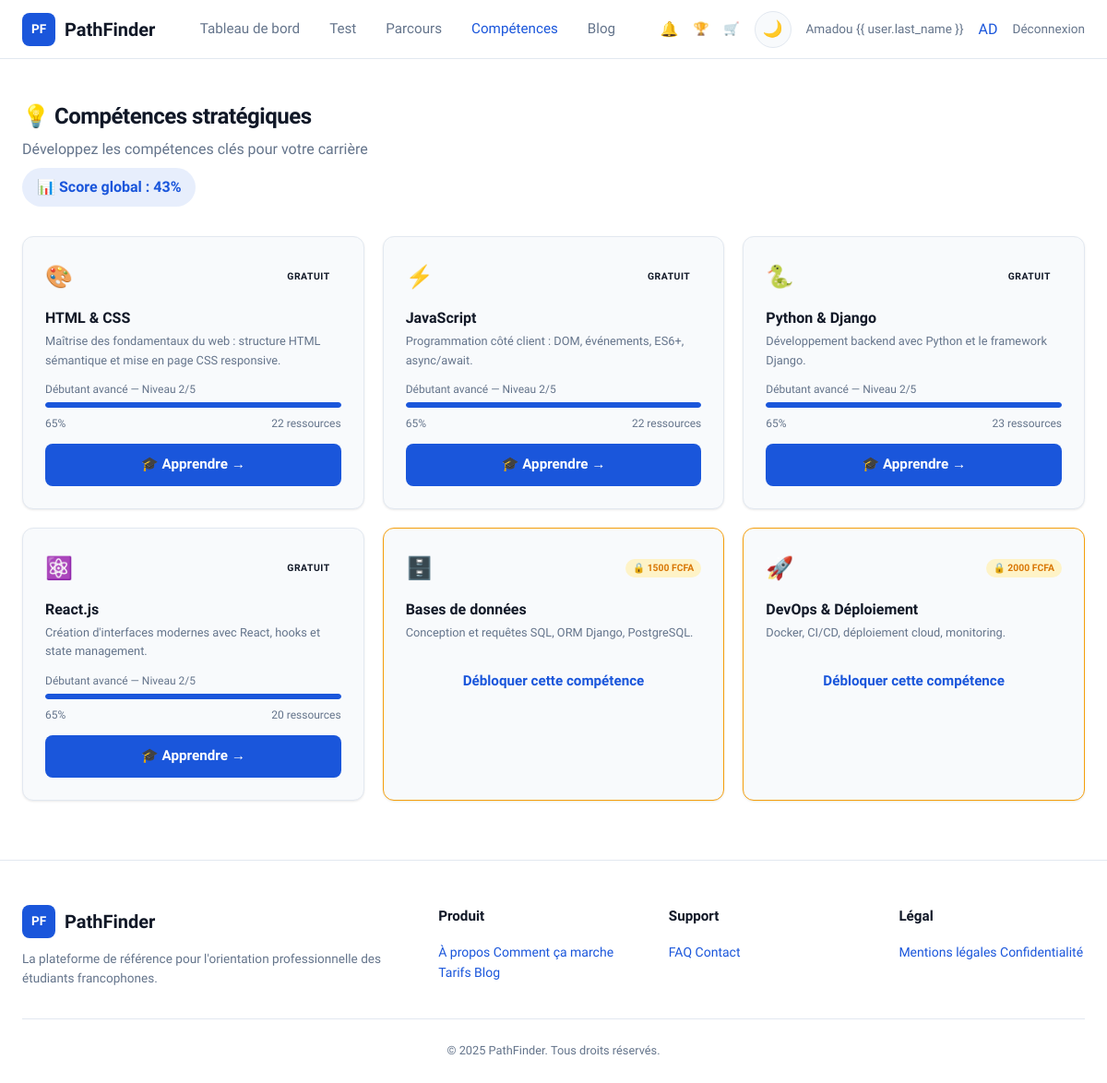
The app's page /competences/ (signed in) with its own data.
### accounts/models.py (models this page shows, shortened)
class CustomUser(AbstractUser):
    FILIERE_CHOICES = [
        ('informatique', 'Informatique'),
        ('gestion', 'Gestion'),
        ('marketing', 'Marketing'),
        ('communication', 'Communication'),
        ('droit', 'Droit'),
        ('sciences', 'Sciences'),
        ('lettres', 'Lettres'),
        ('autre', 'Autre'),
    ]
    NIVEAU_CHOICES = [
        ('licence1', 'Licence 1'),
        ('licence2', 'Licence 2'),
        ('licence3', 'Licence 3'),
        ('master1', 'Master 1'),
        ('master2', 'Master 2'),
        ('doctorat', 'Doctorat'),
    ]
    filiere = models.CharField(max_length=100, choices=FILIERE_CHOICES, blank=True)
    niveau = models.CharField(max_length=50, choices=NIVEAU_CHOICES, blank=True)
    avatar_initials = models.CharField(max_length=3, blank=True)
    global_progress = models.FloatField(default=0.0, help_text='Progression globale 0-100%')
    total_xp = models.IntegerField(default=0)
    level = models.IntegerField(default=1)
    class Meta:
        verbose_name = 'Utilisateur'
        verbose_name_plural = 'Utilisateurs'
    @property
    def level_name(self):
        names = {1: 'Explorateur', 2: 'Apprenti', 3: 'Pratiquant',
                 4: 'Confirmé', 5: 'Expert', 6: 'Mentor', 7: 'Architecte'}
        return names.get(min(self.level, 7), 'Architecte')
    @property
    def level_icon(self):
        icons = {1: '🌱', 2: '📘', 3: '⚡', 4: '🎯', 5: '🏆', 6: '💎', 7: '👑'}
        return icons.get(min(self.level, 7), '👑')

### competences/models.py (models this page shows, shortened)
class Skill(models.Model):
    slug = models.SlugField(unique=True)
    name = models.CharField(max_length=200, verbose_name='Nom')
    description = models.TextField(verbose_name='Description')
    icon = models.CharField(max_length=10, default='💡')
    max_level = models.IntegerField(default=5, verbose_name='Niveau max')
    is_premium = models.BooleanField(default=False, verbose_name='Premium')
    price_fcfa = models.IntegerField(default=0, verbose_name='Prix (FCFA)')
    class Meta:
        verbose_name = 'Compétence'
        verbose_name_plural = 'Compétences'

class UserSkillProgress(models.Model):
    user = models.ForeignKey(settings.AUTH_USER_MODEL, on_delete=models.CASCADE, related_name='skill_progress')
    skill = models.ForeignKey(Skill, on_delete=models.CASCADE, related_name='user_progress')
    current_level = models.IntegerField(default=0, verbose_name='Niveau actuel')
    progress_percent = models.FloatField(default=0.0, verbose_name='Progression %')
    unlocked = models.BooleanField(default=False, verbose_name='Débloqué')
    class Meta:
        unique_together = ['user', 'skill']
        verbose_name = 'Progression compétence'
        verbose_name_plural = 'Progressions compétences'
    @property
    def level_label(self):
        labels = {0: 'Non commencé', 1: 'Débutant', 2: 'Débutant avancé',
                  3: 'Intermédiaire', 4: 'Avancé', 5: 'Expert'}
        return labels.get(self.current_level, 'Expert')

### competences/views.py (the view)
# urls.py: path('', views.competences_list, name='list'),
@login_required
def competences_list(request):
    skills = Skill.objects.all()
    skill_data = []
    for skill in skills:
        progress, _ = UserSkillProgress.objects.get_or_create(
            user=request.user, skill=skill,
            defaults={'unlocked': not skill.is_premium}
        )
        skill_data.append({
            'skill': skill,
            'progress': progress,
            'resources_count': skill.resources.count(),
        })
    all_progress = UserSkillProgress.objects.filter(user=request.user)
    total = all_progress.count()
    if total > 0:
        global_score = sum(p.progress_percent for p in all_progress) / total
    else:
        global_score = 0
    context = {
        'skill_data': skill_data,
        'global_score': round(global_score),
    }
    return render(request, 'competences/competences.html', context)

### core/context_processors.py (called while the page is built)
def global_context(request):
    context = {}
    if request.user.is_authenticated:
        from notifications.models import Notification
        context['unread_notifications_count'] = Notification.objects.filter(
            user=request.user, is_read=False
        ).count()
        context['user_level_name'] = request.user.level_name
        context['user_level_icon'] = request.user.level_icon
    return context

### templates/competences/competences.html (shortened to what this page needs)
{% extends "base.html" %}
{% block content %}
<main class="main">
    <div class="container">
        <div class="comp-header animate-in">
            <h1>💡 Compétences stratégiques</h1>
            <p>Développez les compétences clés pour votre carrière</p>
            <div class="global-score">📊 Score global : {{ global_score }}%</div>
        </div>
        <div class="skills-grid">
            {% for item in skill_data %}
            <div class="card skill-card {% if item.skill.is_premium %}premium{% endif %} animate-in">
                <div class="skill-header">
                    <span class="skill-icon">{{ item.skill.icon }}</span>
                    {% if item.skill.is_premium %}
                    <span class="premium-badge">🔒 {{ item.skill.price_fcfa }} FCFA</span>
                    {% else %}
                    <span class="badge badge-success" style="font-size:0.65rem;">Gratuit</span>
                    {% endif %}
                </div>
                <h3>{{ item.skill.name }}</h3>
                <p>{{ item.skill.description|truncatewords:15 }}</p>
                {% if item.progress.unlocked %}
                <div class="level">{{ item.progress.level_label }} — Niveau {{ item.progress.current_level }}/{{ item.skill.max_level }}</div>
                <div class="skill-progress">
                    <div class="fill" style="width:{{ item.progress.progress_percent }}%;"></div>
                </div>
                <div class="skill-meta">
                    <span>{{ item.progress.progress_percent|floatformat:0 }}%</span>
                    <span>{{ item.resources_count }} ressources</span>
                </div>
                <a href="{% url 'competences:apprentissage' item.skill.slug %}" class="btn btn-primary btn-sm btn-full"
                    style="margin-top:12px;">🎓 Apprendre →</a>
                {% else %}
                <a href="{% url 'payments:pay' 'skill' item.skill.id %}" class="btn btn-outline btn-sm btn-full"
                    style="margin-top:8px;">Débloquer cette compétence</a>
                {% endif %}
            </div>
            {% endfor %}
        </div>
    </div>
</main>
{% endblock %}

### templates/includes/navbar.html (shortened to what this page needs)
{% load static %}
<nav class="navbar">
    <div class="container">
        <a href="{% url 'core:home' %}" class="navbar-logo">
            <div class="logo-icon">PF</div>
            PathFinder
        </a>
        <div class="navbar-menu">
            {% if user.is_authenticated %}
            <a href="{% url 'accounts:dashboard' %}"
                class="{% if request.resolver_match.url_name == 'dashboard' %}active{% endif %}">Tableau de bord</a>
            <a href="{% url 'orientation:test' %}"
                class="{% if request.resolver_match.app_name == 'orientation' %}active{% endif %}">Test</a>
            <a href="{% url 'parcours:career' %}"
                class="{% if request.resolver_match.app_name == 'parcours' %}active{% endif %}">Parcours</a>
            <a href="{% url 'competences:list' %}"
                class="{% if request.resolver_match.app_name == 'competences' %}active{% endif %}">Compétences</a>
            <a href="{% url 'blog:list' %}"
                class="{% if request.resolver_match.app_name == 'blog' %}active{% endif %}">Blog</a>
            {% else %}
            <a href="{% url 'core:home' %}">Accueil</a>
            <a href="{% url 'core:home' %}#fonctionnement">Fonctionnement</a>
            <a href="{% url 'core:home' %}#tarifs">Tarifs</a>
            <a href="{% url 'core:contact' %}">Contact</a>
            {% endif %}
        </div>
        <div class="navbar-actions">
            {% if user.is_authenticated %}
            <a href="{% url 'notifications:list' %}" style="position:relative;color:var(--text-secondary);">
                🔔
            </a>
            <a href="{% url 'gamification:leaderboard' %}" style="color:var(--text-secondary);font-size:0.85rem;"
                title="Classement">🏆</a>
            <a href="{% url 'gamification:shop' %}" style="color:var(--text-secondary);font-size:0.85rem;"
                title="Boutique">🛒</a>
            <button class="theme-toggle" aria-label="Changer le thème">🌙</button>
            <span style="color:var(--text-secondary);font-size:0.85rem;">{{ user.first_name }} {{ user.last_name
                }}</span>
            <a href="{% url 'gamification:profile' %}" style="text-decoration:none;">
                <div class="avatar" title="{{ user.total_xp }} XP — {{ user.level_name }}">{{ user.avatar_initials }}
                </div>
            </a>
            <a href="{% url 'accounts:logout' %}" style="color:var(--text-secondary);font-size:0.85rem;">Déconnexion</a>
            {% else %}
            <button class="theme-toggle" aria-label="Changer le thème">🌙</button>
            <a href="{% url 'accounts:login' %}" class="btn btn-outline btn-sm">Connexion</a>
            <a href="{% url 'accounts:register' %}" class="btn btn-primary btn-sm">Commencer</a>
            {% endif %}
        </div>
    </div>
</nav>

### static/css/shared.css (style rules this page uses)
:root { --bg-page: #ffffff; --bg-card: #f8fafc; --bg-input: #ffffff; --primary: #1a56db; --primary-hover: #1648b8; --success: #16a34a; --success-light: #dcfce7; --amber: #f59e0b; --amber-light: #fef3c7; --red: #ef4444; --text-primary: #111827; --text-secondary: #64748b; --text-on-primary: #ffffff; --border: #e2e8f0; --shadow: 0 1px 3px rgba(0, 0, 0, 0.06), 0 1px 2px rgba(0, 0, 0, 0.04); --shadow-md: 0 4px 6px rgba(0, 0, 0, 0.05), 0 2px 4px rgba(0, 0, 0, 0.04); --shadow-lg: 0 10px 25px rgba(0, 0, 0, 0.06), 0 4px 10px rgba(0, 0, 0, 0.04); --radius-sm: 8px; --radius-md: 12px; --radius-lg: 16px; --radius-full: 9999px; --nav-height: 64px; --max-width: 1280px; --font: 'Lexend', sans-serif; }
*, *::before, *::after { box-sizing: border-box; margin: 0; padding: 0; }
html { scroll-behavior: smooth; }
body { font-family: var(--font); font-weight: 400; line-height: 1.6; color: var(--text-primary); background-color: var(--bg-page); transition: background-color 0.3s ease, color 0.3s ease; -webkit-font-smoothing: antialiased; }
a { color: var(--primary); text-decoration: none; transition: color 0.2s; }
h1 { font-size: 2.5rem; font-weight: 700; line-height: 1.2; letter-spacing: -0.02em; }
h3 { font-size: 1.25rem; font-weight: 600; line-height: 1.3; }
.container { max-width: var(--max-width); margin: 0 auto; padding: 0 24px; }
.navbar { position: sticky; top: 0; z-index: 100; background: var(--bg-page); border-bottom: 1px solid var(--border); backdrop-filter: blur(12px); height: var(--nav-height); transition: background-color 0.3s; }
.navbar .container { display: flex; align-items: center; justify-content: space-between; height: 100%; }
.navbar-logo { display: flex; align-items: center; gap: 10px; font-weight: 700; font-size: 1.25rem; color: var(--text-primary); text-decoration: none; }
.navbar-logo .logo-icon { width: 36px; height: 36px; background: var(--primary); border-radius: var(--radius-sm); display: flex; align-items: center; justify-content: center; color: white; font-weight: 700; font-size: 0.85rem; }
.navbar-menu { display: flex; align-items: center; gap: 32px; }
.navbar-menu a { color: var(--text-secondary); font-weight: 500; font-size: 0.95rem; transition: color 0.2s; text-decoration: none; }
.navbar-menu a:hover, .navbar-menu a.active { color: var(--primary); }
.navbar-actions { display: flex; align-items: center; gap: 16px; }
.theme-toggle { width: 40px; height: 40px; border-radius: 50%; border: 1px solid var(--border); background: var(--bg-card); cursor: pointer; display: flex; align-items: center; justify-content: center; font-size: 1.1rem; transition: all 0.2s; color: var(--text-secondary); }
.btn { display: inline-flex; align-items: center; justify-content: center; gap: 8px; padding: 12px 24px; border-radius: var(--radius-sm); font-family: var(--font); font-weight: 600; font-size: 0.95rem; border: none; cursor: pointer; transition: all 0.2s ease; text-decoration: none; line-height: 1.4; }
.btn-primary { background: var(--primary); color: var(--text-on-primary); }
.btn-full { width: 100%; }
.card { background: var(--bg-card); border: 1px solid var(--border); border-radius: var(--radius-md); padding: 24px; transition: all 0.2s ease; box-shadow: var(--shadow); }
.badge { display: inline-flex; align-items: center; gap: 4px; padding: 4px 12px; border-radius: var(--radius-full); font-size: 0.7rem; font-weight: 600; text-transform: uppercase; letter-spacing: 0.05em; }
.animate-in { animation: fadeInUp 0.5s ease forwards; }

### records on screen
CustomUser: first_name "Amadou", avatar_initials "AD"
Skill: skill.icon "🎨", is_premium "GRATUIT", skill.name "HTML & CSS", skill.description "Maîtrise des fondamentaux du web : structure HTML sémantique et mise en page CSS responsive.", progress.level_label "Débutant avancé", progress.current_level "2", skill.max_level "5", progress.progress_percent "65", resources_count "22"
Skill: skill.icon "⚡", is_premium "GRATUIT", skill.name "JavaScript", skill.description "Programmation côté client : DOM, événements, ES6+, async/await.", progress.level_label "Débutant avancé", progress.current_level "2", skill.max_level "5", progress.progress_percent "65", resources_count "22"
Skill: skill.icon "🐍", is_premium "GRATUIT", skill.name "Python & Django", skill.description "Développement backend avec Python et le framework Django.", progress.level_label "Débutant avancé", progress.current_level "2", skill.max_level "5", progress.progress_percent "65", resources_count "23"
Skill: skill.icon "⚛️", is_premium "GRATUIT", skill.name "React.js", skill.description "Création d'interfaces modernes avec React, hooks et state management.", progress.level_label "Débutant avancé", progress.current_level "2", skill.max_level "5", progress.progress_percent "65", resources_count "20"
Skill: skill.icon "🗄️", skill.price_fcfa "1500", skill.name "Bases de données", skill.description "Conception et requêtes SQL, ORM Django, PostgreSQL.", shows "Débloquer cette compétence"
Skill: skill.icon "🚀", skill.price_fcfa "2000", skill.name "DevOps & Déploiement", skill.description "Docker, CI/CD, déploiement cloud, monitoring.", shows "Débloquer cette compétence"

### other values on screen
{{ global_score }} "43"
